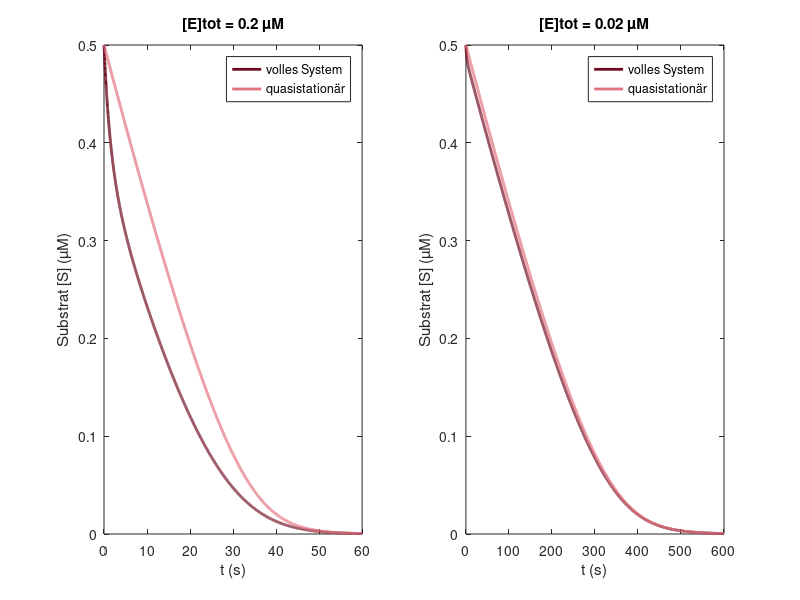

MATLAB code for this plot:
% Abb. 4.16: volles System und quasistationäre Näherung (Buch, Abschnitt 4.3, Gl. 4.12 und 4.14)
% d[S]/dt = -kmax [S]/(k50 + [S]) mit kmax = k3 [E]tot; links [E]tot = 0.2 µM, rechts 0.02 µM
% (c) 2026 Philipp Kügler · Programm zum Buch „Dynamische Systeme in den Lebenswissenschaften“ · MIT-Lizenz (siehe LICENSE)
k1 = 1; k2 = 1e-4; k3 = 0.1;               % Raten in 1/(µM s) bzw. 1/s
S0 = 0.5;                                   % µM
k50 = (k2 + k3) / k1;
% z = ([S], [E], [SE], [P]): Substrat, Enzym, Komplex, Produkt
mm = @(t, z) [-k1 * z(1) * z(2) + k2 * z(3); -k1 * z(1) * z(2) + (k2 + k3) * z(3); k1 * z(1) * z(2) - (k2 + k3) * z(3); k3 * z(3)];
opt = odeset('RelTol', 1e-10, 'AbsTol', 1e-13);
opt = odeset('RelTol', 1e-10, 'AbsTol', 1e-14);
E0s = [0.2 0.02]; Ts = [60 600];
for j = 1:2
    E0 = E0s(j); T = Ts(j);
    [t, z] = ode45(mm, linspace(0, T, 4001), [S0; E0; 0; 0], opt);
    kmax = k3 * E0;
    [t, q] = ode45(@(t, S) -kmax * S / (k50 + S), t, S0, odeset('RelTol', 1e-10, 'AbsTol', 1e-13));
    fprintf('[E]tot = %g: größte Abweichung %.4f µM\n', E0, max(abs(z(:, 1) - q)));
    subplot(1, 2, j);
    plot(t, z(:, 1), 'Color', [0.43 0.04 0.12], 'LineWidth', 2); hold on
    plot(t, q, 'Color', [0.89 0.44 0.49], 'LineWidth', 2); hold off
    xlabel('t (s)'); ylabel('Substrat [S] (µM)'); title(sprintf('[E]tot = %g µM', E0)); legend('volles System', 'quasistationär');
end
